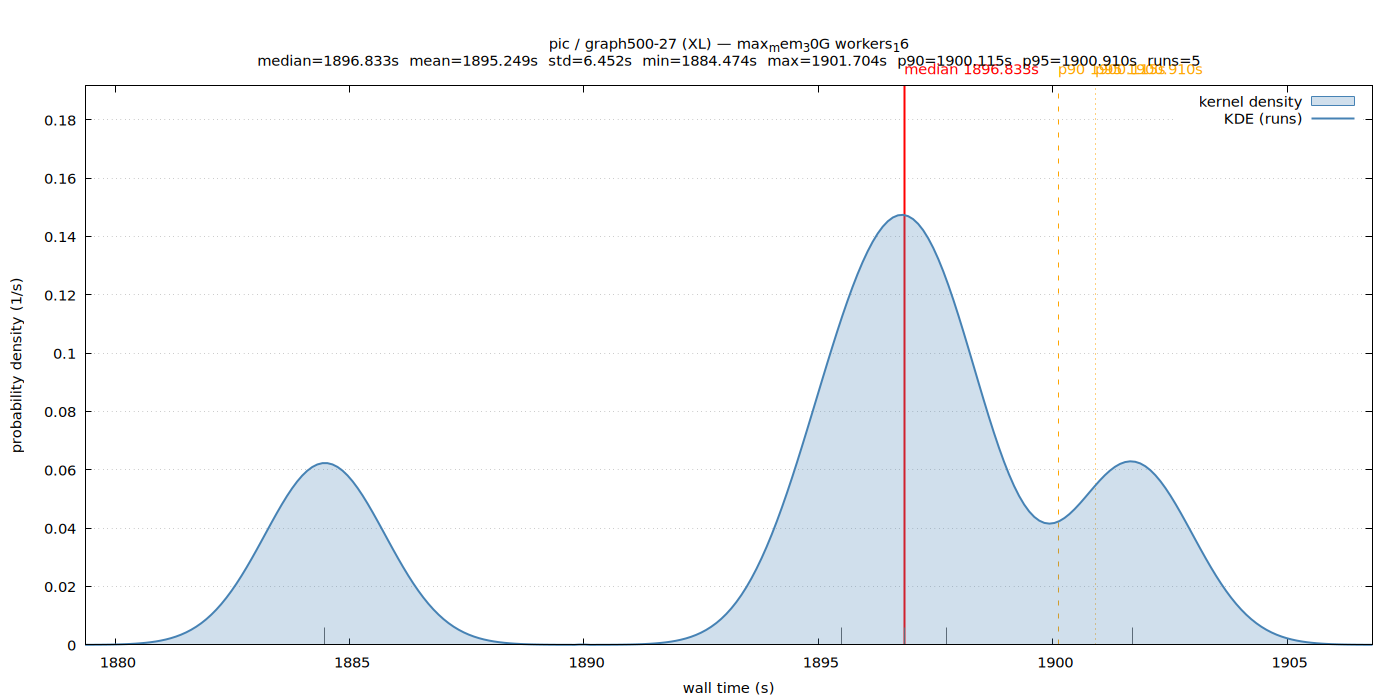

Source code (gnuplot):
set terminal pngcairo size 1400,700 enhanced font 'Sans,11'
set output '/home/ubuntu/nvm/gfrs/pic/XL/graph500-27/max_mem_30G_workers_16/wall_time.png'
set title "pic / graph500-27 (XL) — max_mem_30G workers_16\nmedian=1896.833s  mean=1895.249s  std=6.452s  min=1884.474s  max=1901.704s  p90=1900.115s  p95=1900.910s  runs=5"
set xlabel 'wall time (s)'
set ylabel 'probability density (1/s)'
set tmargin 5
set yrange [0:0.191674]
set xrange [1879.356914:1906.821736]
set grid y
set key top right
set arrow from 1896.832775,0 to 1896.832775,0.191674 nohead lc rgb 'red' lw 2
set label 'median 1896.833s' at 1896.832775,0.191674 offset char 0,1 tc rgb 'red'
set arrow from 1900.115060,0 to 1900.115060,0.191674 nohead lc rgb 'orange' lw 1 dt 2
set label 'p90 1900.115s' at 1900.115060,0.191674 offset char 0,1 tc rgb 'orange'
set arrow from 1900.909632,0 to 1900.909632,0.191674 nohead lc rgb 'orange' lw 1 dt 3
set label 'p95 1900.910s' at 1900.909632,0.191674 offset char 0,1 tc rgb 'orange'
set arrow from 1901.704204,0 to 1901.704204,0.00589766 nohead lc rgb '#666666' lw 1
set arrow from 1884.474447,0 to 1884.474447,0.00589766 nohead lc rgb '#666666' lw 1
set arrow from 1897.731346,0 to 1897.731346,0.00589766 nohead lc rgb '#666666' lw 1
set arrow from 1895.499862,0 to 1895.499862,0.00589766 nohead lc rgb '#666666' lw 1
set arrow from 1896.832775,0 to 1896.832775,0.00589766 nohead lc rgb '#666666' lw 1
plot '/home/ubuntu/nvm/gfrs/pic/XL/graph500-27/max_mem_30G_workers_16/wall_time.dat' using 1:2 with filledcurves y=0 lc rgb '#4682b4' fs transparent solid 0.25 title 'kernel density', \
     '/home/ubuntu/nvm/gfrs/pic/XL/graph500-27/max_mem_30G_workers_16/wall_time.dat' using 1:2 with lines lw 2 lc rgb '#4682b4' title 'KDE (runs)'
